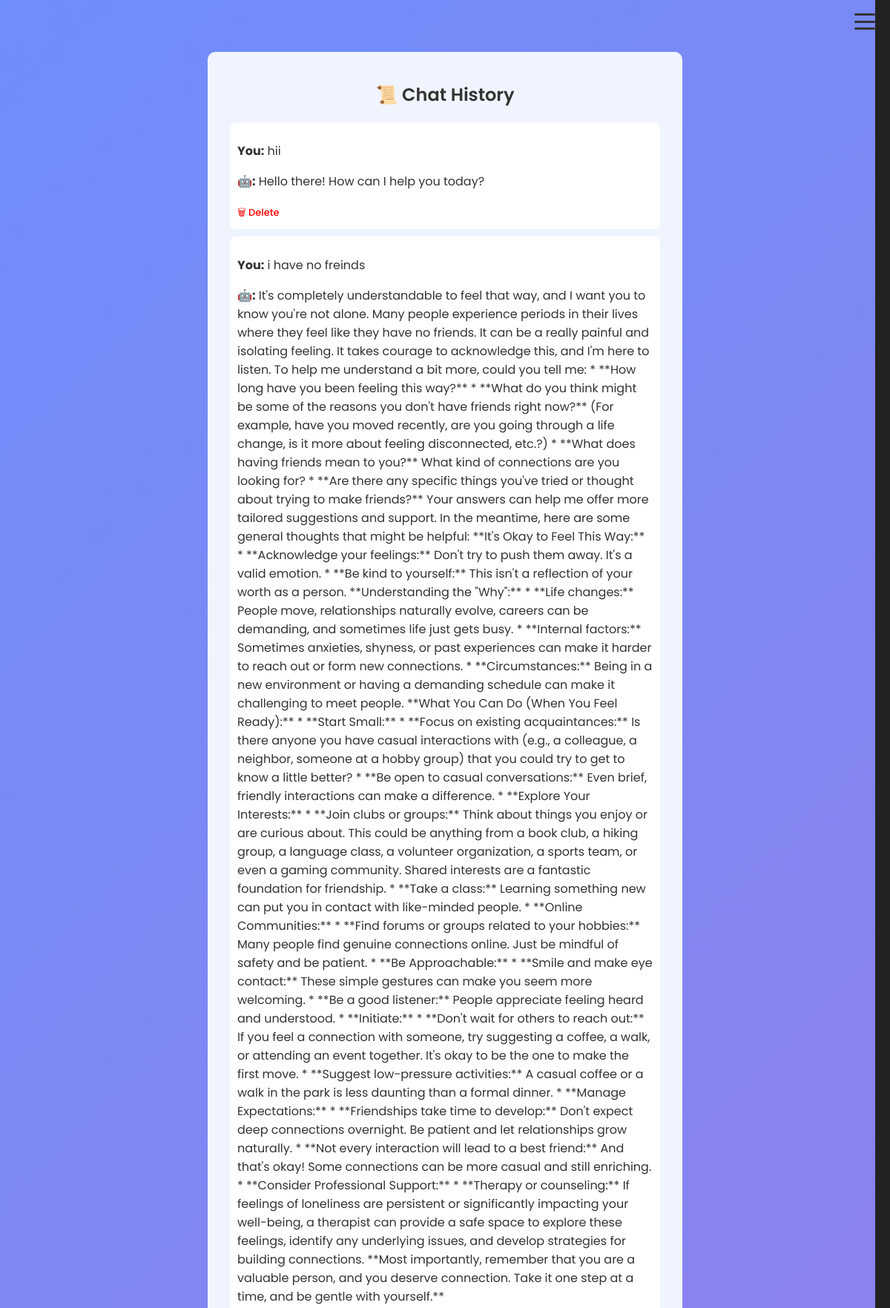
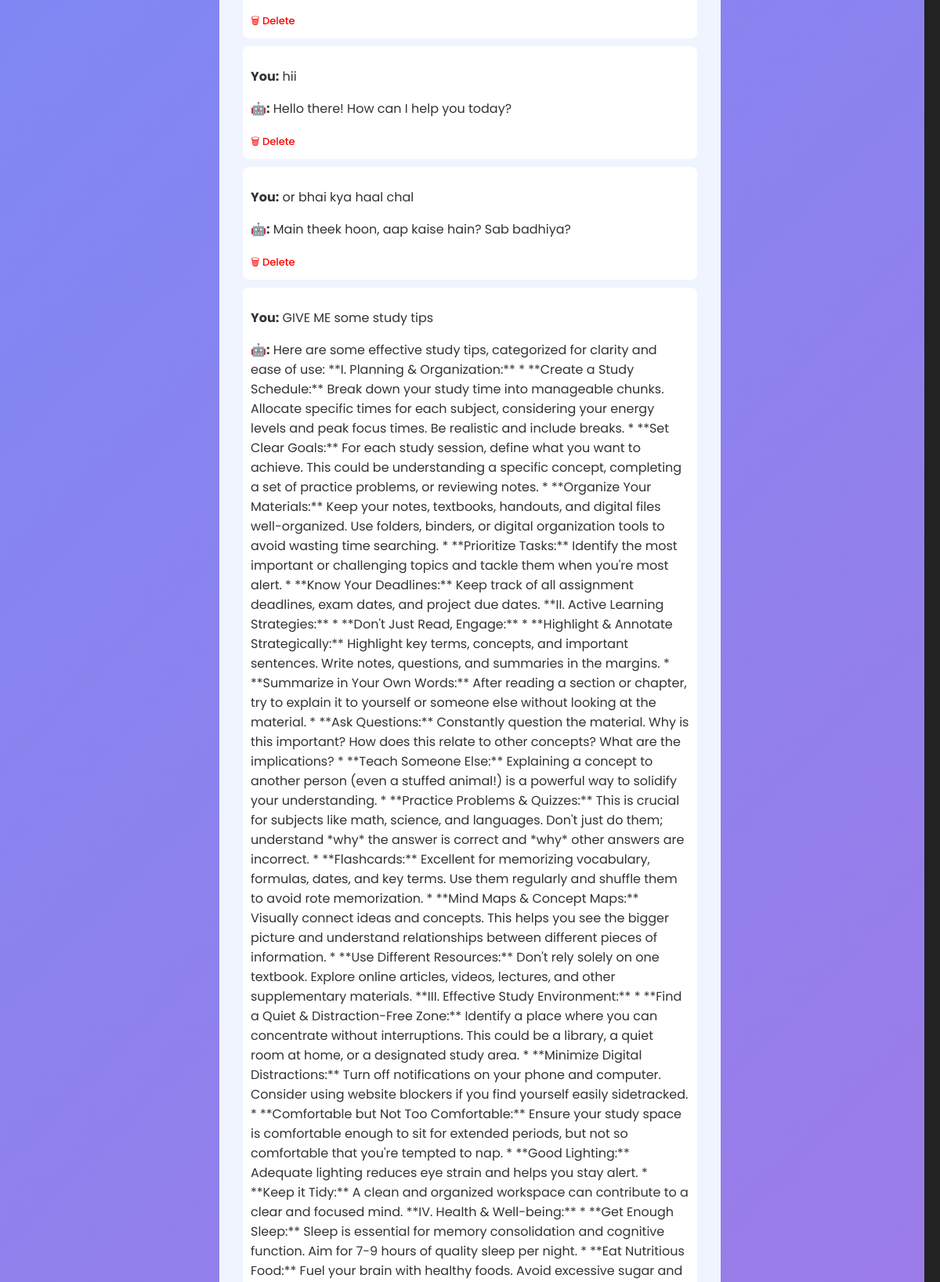
/chatbot/history/ (signed in, upper part), run on the app's committed database (2 pictures, top to bottom).
### predictor/models.py (models this page shows, shortened)
class ChatHistory(models.Model):
    user = models.ForeignKey(User, on_delete=models.CASCADE)
    message = models.TextField()
    response = models.TextField()
    timestamp = models.DateTimeField(auto_now_add=True)

### predictor/views.py (the view)
# urls.py: path("chatbot/history/", views.chat_history, name="chat_history"),
@login_required
def chat_history(request):
    chats = ChatHistory.objects.filter(user=request.user).order_by("-timestamp")
    return render(request, "predictor/chat_history.html", {"chats": chats})

### predictor/templates/predictor/chat_history.html (shortened to what this page needs)
{% extends "predictor/base.html" %}
{% block content %}
<div style="max-width:600px; margin:40px auto; text-align:center; background:#f0f4ff; border-radius:10px; padding:20px;">
    <h2>📜 Chat History</h2>
    {% if chats %}
        {% for chat in chats %}
        <div style="background:white; margin:10px; padding:10px; border-radius:8px; text-align:left;">
            <p><b>You:</b> {{ chat.message }}</p>
            <p><b>🤖:</b> {{ chat.response }}</p>
            <a href="{% url 'delete_chat' chat.id %}" style="color:red; font-size:13px;">🗑 Delete</a>
        </div>
        {% endfor %}
    {% else %}
        <p>No chat history found.</p>
    {% endif %}
    <br>
</div>
{% endblock %}

### predictor/static/predictor/css/style.css (style rules this page uses)
body { font-family: 'Poppins', sans-serif; background: linear-gradient(135deg, #6e8efb, #a777e3); color: #fff; display: flex; flex-direction: column; min-height: 100vh; margin: 0; justify-content: center; align-items: center; }
h1, h2, h3 { text-align: center; font-weight: 600; }
a { color: #fff; text-decoration: none; font-weight: 500; transition: color 0.3s; }

### predictor/templates/predictor/base.html (style rules this page uses)
body { font-family: 'Poppins', sans-serif; margin: 0; background-color: #f9f9f9; color: #333; overflow-x: hidden; }

### data on the page
ChatHistory: message "hii", response "Hello there! How can I help you today?"
ChatHistory: message "i have no freinds", response "It's completely understandable to feel that way, and I want you to know you're not alone. Many people experience periods in their lives where they feel like they have no friends. It can be a really painful and isolating feeling. It takes courage to acknowledge this, and I'm here to listen. To help me understand a bit more, could you tell me: * **How long have you been feeling this way?** * **What do you think might be some of the reasons you don't have friends right now?** (For example, have you moved recently, are you going through a life change, is it more about feeling disconnected, etc.?) * **What does having friends mean to you?** What kind of connections are you looking for? * **Are…"
ChatHistory: message "hii", response "Hello there! How can I help you today?"
ChatHistory: message "or bhai kya haal chal", response "Main theek hoon, aap kaise hain? Sab badhiya?"
ChatHistory: message "GIVE ME some study tips"
